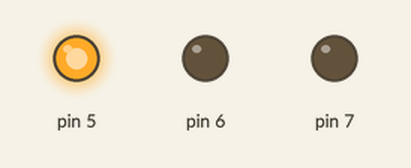
Bench run of a sketch on a simulated Arduino Uno, built with avr-gcc and run on an emulated ATmega328P. Parts: output pins drawn as LEDs (lit = HIGH).

Above: at 0.5 s.
At 2.5 s:
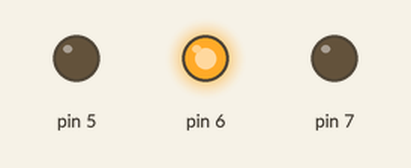
At 4.5 s:
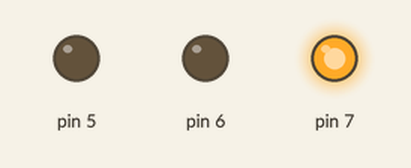
At 5.5 s:
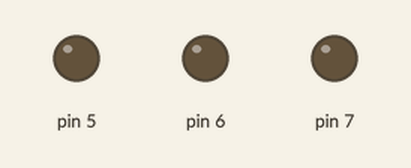
Timing chart, 0 to 7.8 s (numbered marks = the images above):
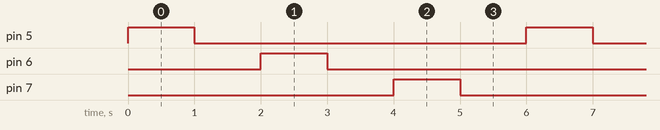

The sketch:

111111111.ino
```cpp
void setup()
{
  pinMode(5, OUTPUT);
  pinMode(6, OUTPUT);
  pinMode(7, OUTPUT);
}

void loop()
{
  digitalWrite(5, 1);
  delay(1000);
  digitalWrite(5, 0);
  delay(1000);
  digitalWrite(6, 1);
  delay(1000);
  digitalWrite(6, 0);
  delay(1000);
  digitalWrite(7, 1);
  delay(1000);
  digitalWrite(7, 0);
  delay(1000);


}
```

Measured:
- by itself, pin 5–7: alternates HIGH for 1.0 s and LOW for 5.0 s
- by itself, everything shown: repeats every 6.0 s, in 6 steps
